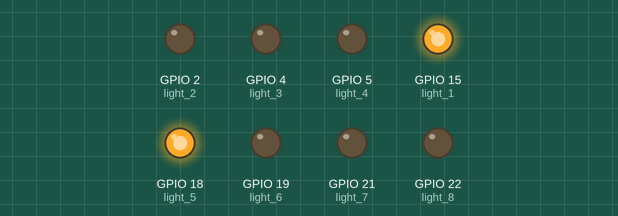
Simulated run of this program. Board: ESP32 board running MicroPython. Shown: output pins drawn as LEDs (lit = HIGH). Threads take turns every 2 ms.

Above: at 0.05 s.
At 0.65 s:
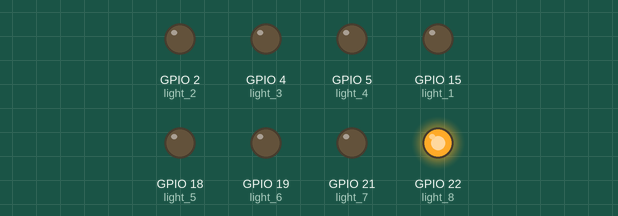
At 1.25 s:
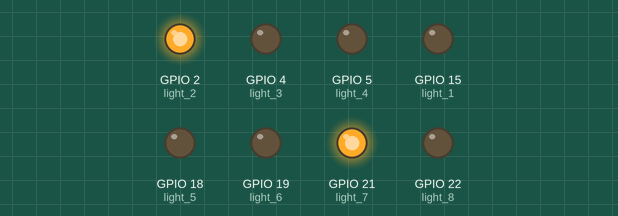
At 2.55 s:
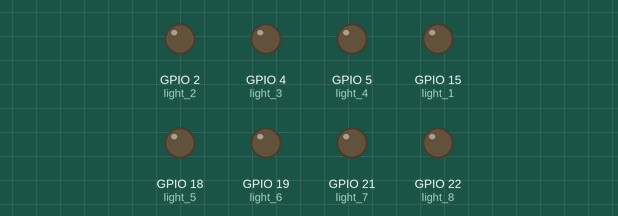
At 3.65 s:
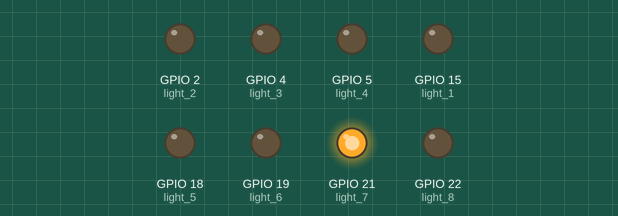
At 5.05 s:
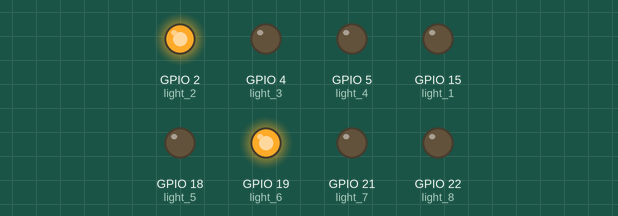
Timing chart, 0 to 5.3 s (numbered marks = the images above):
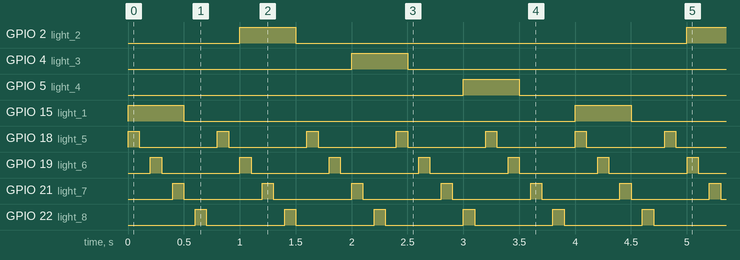

The program:

list_leds.py
```python
from machine import Pin
from utime import sleep_ms
import _thread

light_1 = Pin(15, Pin.OUT)
light_2 = Pin(2, Pin.OUT)
light_3 = Pin(4, Pin.OUT)
light_4 = Pin(5, Pin.OUT)
light_5 = Pin(18, Pin.OUT)
light_6 = Pin(19, Pin.OUT)
light_7 = Pin(21, Pin.OUT)
light_8 = Pin(22, Pin.OUT)

leds = [light_1, light_2, light_3, light_4, light_5, light_6, light_7, light_8]

def task():

    while True:

        for led in leds[:4:1]:
            led.on()
            sleep_ms(500)
            led.off()
            sleep_ms(500)

_thread.start_new_thread(task, ())

while True:

    for led in leds[4:8:1]:
        led.on()
        sleep_ms(100)
        led.off()
        sleep_ms(100)
```

Measured:
- by itself, GPIO 2 (light_2), GPIO 4 (light_3), GPIO 5 (light_4), GPIO 15 (light_1): alternates HIGH for 0.50 s and LOW for 3.5 s
- by itself, GPIO 18 (light_5), GPIO 19 (light_6), GPIO 21 (light_7), GPIO 22 (light_8): alternates HIGH for 0.10 s and LOW for 0.70 s
- by itself, everything shown: repeats every 4.0 s, in 40 steps
